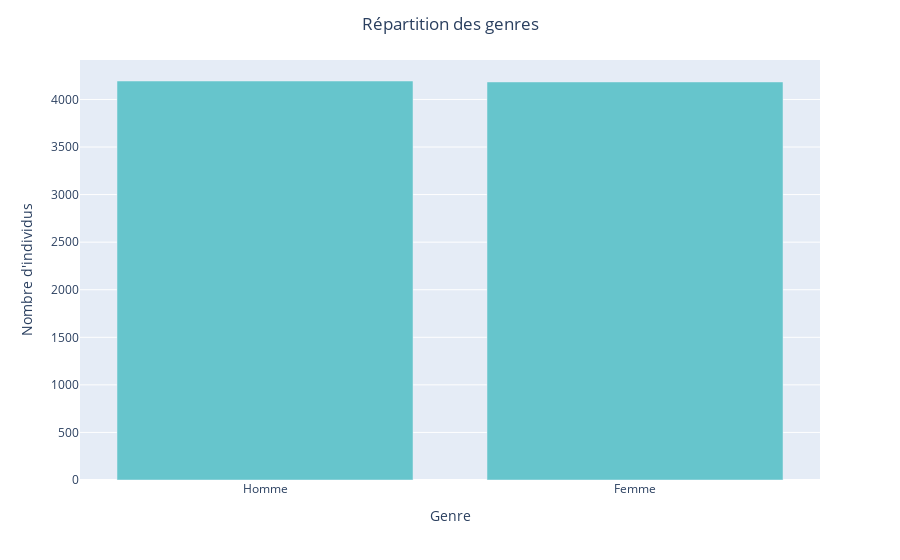

This figure's notebook cell:
### Code cell
fig = px.bar(df_gender, x="gender_label", y="count", labels={"gender_label": "Genre"}, color_discrete_sequence=px.colors.qualitative.Pastel)
fig.update_layout(yaxis_title="Nombre d'individus", title="Répartition des genres", title_x=0.5)
fig.show()

### Figure 1 — Plotly figure (JSON) as saved in the notebook; plotly's stock layout.template omitted (floating-point values rounded to 4 significant figures)
{"data": [{"hovertemplate": "Genre=%{x}<br>count=%{y}<extra></extra>", "legendgroup": "", "marker": {"color": "rgb(102, 197, 204)", "pattern": {"shape": ""}}, "name": "", "orientation": "v", "showlegend": false, "textposition": "auto", "type": "bar", "x": ["Homme", "Femme"], "xaxis": "x", "y": [4194, 4184], "yaxis": "y"}], "layout": {"barmode": "relative", "legend": {"tracegroupgap": 0}, "margin": {"t": 60}, "title": {"text": "Répartition des genres", "x": 0.5}, "xaxis": {"anchor": "y", "domain": [0, 1], "title": {"text": "Genre"}}, "yaxis": {"anchor": "x", "domain": [0, 1], "title": {"text": "Nombre d'individus"}}}}
